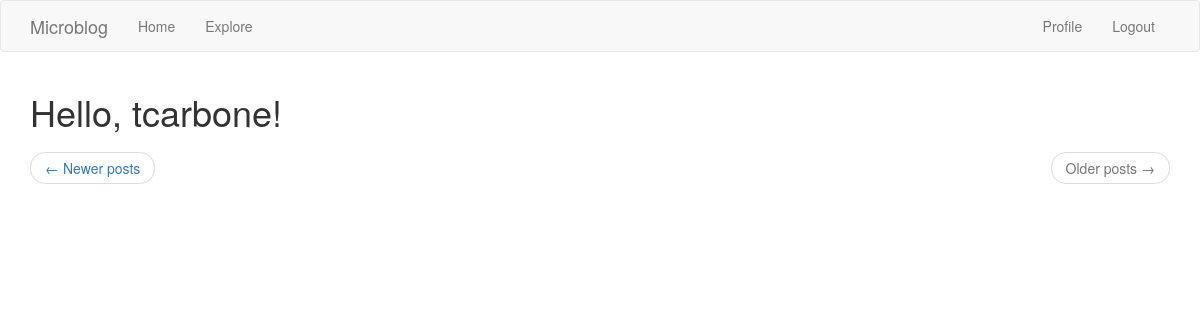
The app's page /explore?page=2 (signed in), older data.
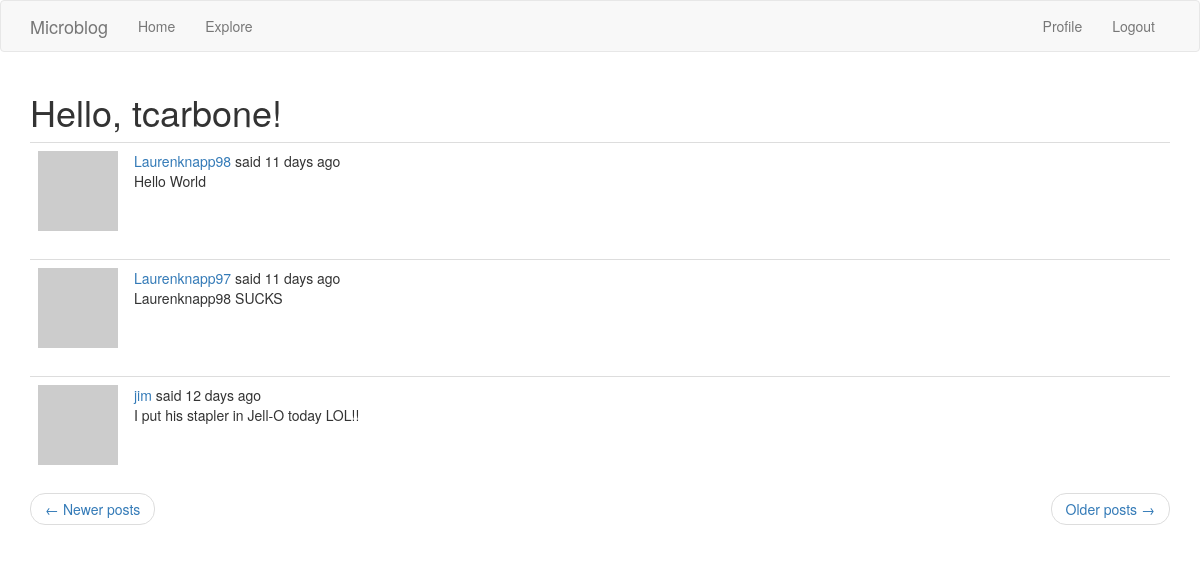
The same page, newer data.
### app/models.py (models this page shows, shortened)
class User(UserMixin, db.Model):
    id = db.Column(db.Integer, primary_key=True)
    username = db.Column(db.String(64), index=True, unique=True)
    email = db.Column(db.String(120), index=True, unique=True)
    password_hash = db.Column(db.String(128))
    about_me = db.Column(db.String(140))
    last_seen = db.Column(db.DateTime, default=datetime.utcnow)
    posts = db.relationship("Post", backref="author", lazy="dynamic")
    followed = db.relationship(
        "User",
        secondary = followers,
        primaryjoin = (followers.c.follower_id == id),
        secondaryjoin = (followers.c.followed_id == id),
        backref = db.backref("followers", lazy="dynamic"),
        lazy="dynamic"
    )
    def avatar(self, size):
        digest = hashlib.md5(self.email.lower().encode("utf-8")).hexdigest()
        url = "https://www.gravatar.com/avatar/{}?d=identicon&s={}"
        return url.format(digest, size)

class Post(db.Model):
    id = db.Column(db.Integer, primary_key=True)
    body = db.Column(db.String(140))
    timestamp = db.Column(db.DateTime, index=True, default=datetime.utcnow)
    user_id = db.Column(db.Integer, db.ForeignKey('user.id'))

### app/routes.py (the view)
@app.route('/explore')
@login_required
def explore():
    page = request.args.get('page', 1, type=int)
    posts = Post.query.order_by(Post.timestamp.desc()).paginate(
        page, app.config['POSTS_PER_PAGE'], False)
    if posts.has_next:
        next_url = url_for('explore', page=posts.next_num)
    else:
        next_url = None
    if posts.has_prev:
        prev_url = url_for('explore', page=posts.prev_num)
    else:
        prev_url = None
    return render_template('index.html', title='Explore', posts=posts.items,
        next_url=next_url, prev_url=prev_url)

### app/models.py (called while the page is built)
@login.user_loader
def load_user(id):
    return User.query.get(int(id))

### app/routes.py (called while the page is built)
@app.before_request
def before_request():
    if current_user.is_authenticated:
        current_user.last_seen = datetime.utcnow()
        db.session.commit()

### app/templates/index.html (shortened to what this page needs)
{% extends "base.html" %}
{% import 'bootstrap/wtf.html' as wtf %}
{% block app_content %}
	<h1>Hello, {{ current_user.username }}!</h1>
	{% for post in posts %}
		{% include '_post.html' %}
	{% endfor %}
	<nav aria-label="...">
        <ul class="pager">
            <li class="previous{% if not prev_url %} disabled{% endif %}">
                <a href="{{ prev_url or '#' }}">
                    <span aria-hidden="true">&larr;</span> Newer posts
                </a>
            </li>
            <li class="next{% if not next_url %} disabled{% endif %}">
                <a href="{{ next_url or '#' }}">
                    Older posts <span aria-hidden="true">&rarr;</span>
                </a>
            </li>
        </ul>
    </nav>
{% endblock %}

### app/templates/base.html (shortened to what this page needs)
{% extends 'bootstrap/base.html' %}
{% block navbar %}
	<nav class='navbar navbar-default'>
		<div class='container'>
            <div class='navbar-header'>
                <a class='navbar-brand' href='{{ url_for('index') }}'>Microblog</a>
            </div>
            <div class='collapse navbar-collapse' id='bs-example-navbar-collapse-1'>
                <ul class='nav navbar-nav'>
                    <li><a href='{{ url_for('index') }}'>Home</a></li>
                    <li><a href='{{ url_for('explore') }}'>Explore</a></li>
                </ul>
                <ul class='nav navbar-nav navbar-right'>
                    {% if current_user.is_anonymous %}
                    <li><a href='{{ url_for('login') }}'>Login</a></li>
                    {% else %}
                    <li><a href='{{ url_for('user', username=current_user.username) }}'>Profile</a></li>
                    <li><a href='{{ url_for('logout') }}'>Logout</a></li>
                    {% endif %}
                </ul>
            </div>
        </div>
	</nav>
{% endblock %}
{% block content %}
	<div class='container'>
		{% block app_content %}{% endblock %}
	</div>
{% endblock %}

### app/templates/_post.html
<table class="table table-hover">
	<tr>
		<td width="70px">
			<a href="{{ url_for('user', username=post.author.username) }}">
				<img src="{{ post.author.avatar(70) }}" />
			</a>
		</td>
		<td>
			<a href="{{ url_for('user', username=post.author.username) }}">
				{{ post.author.username }}
			</a>
			said {{ moment(post.timestamp).fromNow() }}
			<br>
			{{ post.body }}
		</td>
	</tr>
</table>

Row changes from the older to the newer data that the page shows:
added Post: author.username "Laurenknapp98", timestamp "11 days ago", body "Hello World"
added Post: author.username "Laurenknapp97", timestamp "11 days ago", body "Laurenknapp98 SUCKS"
added Post: author.username "jim", timestamp "12 days ago", body "I put his stapler in Jell-O today LOL!!"
